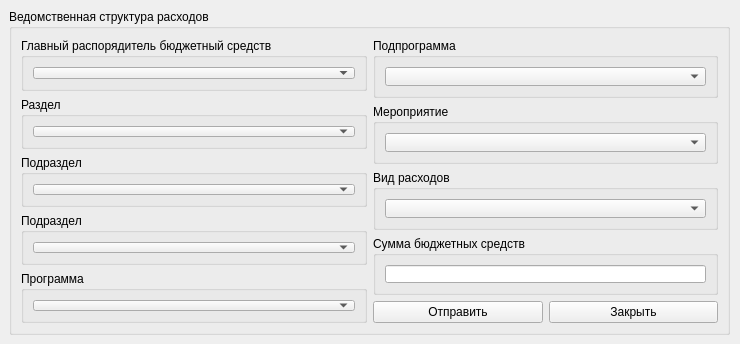
<?xml version="1.0" encoding="UTF-8"?>
<ui version="4.0">
 <class>FormStructure</class>
 <widget class="QWidget" name="FormStructure">
  <property name="geometry">
   <rect>
    <x>0</x>
    <y>0</y>
    <width>740</width>
    <height>344</height>
   </rect>
  </property>
  <property name="windowTitle">
   <string>Form</string>
  </property>
  <widget class="QGroupBox" name="groupBox_10">
   <property name="geometry">
    <rect>
     <x>9</x>
     <y>9</y>
     <width>721</width>
     <height>326</height>
    </rect>
   </property>
   <property name="title">
    <string>Ведомственная структура расходов</string>
   </property>
   <layout class="QVBoxLayout" name="verticalLayout_3">
    <item>
     <layout class="QHBoxLayout" name="horizontalLayout_11">
      <item>
       <layout class="QVBoxLayout" name="verticalLayout_2">
        <item>
         <widget class="QGroupBox" name="groupBox_5">
          <property name="title">
           <string>Главный распорядитель бюджетный средств</string>
          </property>
          <layout class="QHBoxLayout" name="horizontalLayout_5">
           <item>
            <widget class="QComboBox" name="grbs_box">
             <item>
              <property name="text">
               <string/>
              </property>
             </item>
             <item>
              <property name="text">
               <string>Федеральное агентство научных организаций</string>
              </property>
             </item>
             <item>
              <property name="text">
               <string>Министерство промышленности и торговли Российской Федерации</string>
              </property>
             </item>
            </widget>
           </item>
          </layout>
         </widget>
        </item>
        <item>
         <widget class="QGroupBox" name="groupBox_6">
          <property name="title">
           <string>Раздел</string>
          </property>
          <layout class="QHBoxLayout" name="horizontalLayout_6">
           <item>
            <widget class="QComboBox" name="section_box">
             <item>
              <property name="text">
               <string/>
              </property>
             </item>
             <item>
              <property name="text">
               <string>Общегосударственные вопросы</string>
              </property>
             </item>
             <item>
              <property name="text">
               <string>Национальная экономика</string>
              </property>
             </item>
            </widget>
           </item>
          </layout>
         </widget>
        </item>
        <item>
         <widget class="QGroupBox" name="groupBox">
          <property name="title">
           <string>Подраздел</string>
          </property>
          <layout class="QHBoxLayout" name="horizontalLayout">
           <item>
            <widget class="QComboBox" name="sub_box_1">
             <item>
              <property name="text">
               <string/>
              </property>
             </item>
             <item>
              <property name="text">
               <string>Функционирование Президента Российской Федерации</string>
              </property>
             </item>
             <item>
              <property name="text">
               <string>Функционирование высшего должностного лица субъекта Российской Федерации и муниципального образования</string>
              </property>
             </item>
             <item>
              <property name="text">
               <string>Функционирование законодательных (представительных) органов государственной власти и представительных органов муниципальных образований</string>
              </property>
             </item>
             <item>
              <property name="text">
               <string>Функционирование Правительства Российской Федерации, высших исполнительных органов государственной власти субъектов Российской Федерации, местных администраций</string>
              </property>
             </item>
             <item>
              <property name="text">
               <string>Судебная система</string>
              </property>
             </item>
             <item>
              <property name="text">
               <string>Обеспечение деятельности финансовых, налоговых и таможенных органов и органов финансового (финансово-бюджетного) надзора</string>
              </property>
             </item>
             <item>
              <property name="text">
               <string>Обеспечение проведения выборов и референдумов</string>
              </property>
             </item>
             <item>
              <property name="text">
               <string>Международные отношения и международное сотрудничество</string>
              </property>
             </item>
             <item>
              <property name="text">
               <string>Государственный материальный резерв</string>
              </property>
             </item>
             <item>
              <property name="text">
               <string>Фундаментальные исследования</string>
              </property>
             </item>
             <item>
              <property name="text">
               <string>Резервные фонды</string>
              </property>
             </item>
             <item>
              <property name="text">
               <string>Прикладные научные исследования в области общегосударственных вопросов</string>
              </property>
             </item>
             <item>
              <property name="text">
               <string>Другие общегосударственные вопросы</string>
              </property>
             </item>
            </widget>
           </item>
          </layout>
         </widget>
        </item>
        <item>
         <widget class="QGroupBox" name="groupBox_2">
          <property name="title">
           <string>Подраздел</string>
          </property>
          <layout class="QHBoxLayout" name="horizontalLayout_2">
           <item>
            <widget class="QComboBox" name="sub_box_4">
             <item>
              <property name="text">
               <string/>
              </property>
             </item>
             <item>
              <property name="text">
               <string>Общеэкономические вопросы</string>
              </property>
             </item>
             <item>
              <property name="text">
               <string>Топливно-энергетический комплекс</string>
              </property>
             </item>
             <item>
              <property name="text">
               <string>Исследование и использование космического пространства</string>
              </property>
             </item>
             <item>
              <property name="text">
               <string>Воспроизводство минерально-сырьевой базы</string>
              </property>
             </item>
             <item>
              <property name="text">
               <string>Сельское хозяйство и рыболовство</string>
              </property>
             </item>
             <item>
              <property name="text">
               <string>Водное хозяйство</string>
              </property>
             </item>
             <item>
              <property name="text">
               <string>Лесное хозяйство</string>
              </property>
             </item>
             <item>
              <property name="text">
               <string>Транспорт</string>
              </property>
             </item>
             <item>
              <property name="text">
               <string>Дорожное хозяйство (дорожные фонды)</string>
              </property>
             </item>
             <item>
              <property name="text">
               <string>Связь и информатика</string>
              </property>
             </item>
             <item>
              <property name="text">
               <string>Прикладные научные исследования в области национальной экономики</string>
              </property>
             </item>
             <item>
              <property name="text">
               <string>Другие вопросы в области национальной экономики</string>
              </property>
             </item>
            </widget>
           </item>
          </layout>
         </widget>
        </item>
        <item>
         <widget class="QGroupBox" name="groupBox_3">
          <property name="title">
           <string>Программа</string>
          </property>
          <layout class="QHBoxLayout" name="horizontalLayout_3">
           <item>
            <widget class="QComboBox" name="prog_box">
             <item>
              <property name="text">
               <string/>
              </property>
             </item>
             <item>
              <property name="text">
               <string>Государственная программа Российской Федерации &quot;Развитие здравоохранения&quot;</string>
              </property>
             </item>
             <item>
              <property name="text">
               <string>Государственная программа Российской Федерации &quot;Развитие культуры и туризма&quot; на 2013 - 2020 годы</string>
              </property>
             </item>
             <item>
              <property name="text">
               <string>Государственная программа Российской Федерации &quot;Развитие науки и технологий&quot; на 2013 - 2020 годы</string>
              </property>
             </item>
             <item>
              <property name="text">
               <string>Реализация функций иных федеральных органов государственной власти</string>
              </property>
             </item>
             <item>
              <property name="text">
               <string>Государственная программа развития сельского хозяйства и регулирования рынков сельскохозяйственной продукции, сырья и продовольствия на 2013 - 2020 годы</string>
              </property>
             </item>
             <item>
              <property name="text">
               <string>Государственная программа Российской Федерации &quot;Охрана окружающей среды&quot; на 2012 - 2020 годы</string>
              </property>
             </item>
             <item>
              <property name="text">
               <string>Государственная программа Российской Федерации &quot;Развитие авиационной промышленности на 2013 - 2025 годы&quot;</string>
              </property>
             </item>
             <item>
              <property name="text">
               <string>Государственная программа Российской Федерации &quot;Развитие внешнеэкономической деятельности&quot;</string>
              </property>
             </item>
             <item>
              <property name="text">
               <string>Государственная программа Российской Федерации &quot;Развитие промышленности и повышение ее конкурентоспособности&quot;</string>
              </property>
             </item>
             <item>
              <property name="text">
               <string>Государственная программа Российской Федерации &quot;Обеспечение общественного порядка и противодействие преступности&quot;</string>
              </property>
             </item>
             <item>
              <property name="text">
               <string>Государственная программа Российской Федерации &quot;Развитие судостроения и техники для освоения шельфовых месторождений на 2013 - 2030 годы&quot;</string>
              </property>
             </item>
             <item>
              <property name="text">
               <string>Государственная программа Российской Федерации &quot;Развитие электронной и радиоэлектронной промышленности на 2013 - 2025 годы&quot;</string>
              </property>
             </item>
             <item>
              <property name="text">
               <string>Государственная программа Российской Федерации &quot;Развитие фармацевтической и медицинской промышленности&quot; на 2013 - 2020 годы</string>
              </property>
             </item>
            </widget>
           </item>
          </layout>
         </widget>
        </item>
        <item>
         <spacer name="verticalSpacer">
          <property name="orientation">
           <enum>Qt::Vertical</enum>
          </property>
          <property name="sizeHint" stdset="0">
           <size>
            <width>20</width>
            <height>40</height>
           </size>
          </property>
         </spacer>
        </item>
       </layout>
      </item>
      <item>
       <layout class="QVBoxLayout" name="verticalLayout">
        <item>
         <widget class="QGroupBox" name="groupBox_4">
          <property name="title">
           <string>Подпрограмма</string>
          </property>
          <layout class="QHBoxLayout" name="horizontalLayout_4">
           <item>
            <widget class="QComboBox" name="pod_box">
             <item>
              <property name="text">
               <string/>
              </property>
             </item>
             <item>
              <property name="text">
               <string>Подпрограмма &quot;Авиационная наука и технологии&quot;</string>
              </property>
             </item>
             <item>
              <property name="text">
               <string>Подпрограмма &quot;Создание национальной системы поддержки развития внешнеэкономической деятельности&quot;</string>
              </property>
             </item>
             <item>
              <property name="text">
               <string>Подпрограмма &quot;Развитие и внедрение инновационных методов диагностики, профилактики и лечения, а также основ персонализированной медицины&quot;</string>
              </property>
             </item>
             <item>
              <property name="text">
               <string>Подпрограмма &quot;Наследие&quot;</string>
              </property>
             </item>
             <item>
              <property name="text">
               <string>Подпрограмма &quot;Фундаментальные научные исследования&quot;</string>
              </property>
             </item>
             <item>
              <property name="text">
               <string>Подпрограмма &quot;Научно-техническое обеспечение развития отраслей агропромышленного комплекса&quot;</string>
              </property>
             </item>
             <item>
              <property name="text">
               <string>Подпрограмма &quot;Развитие системы технического регулирования, стандартизации и обеспечение единства измерений&quot;</string>
              </property>
             </item>
             <item>
              <property name="text">
               <string>Подпрограмма &quot;Содействие проведению научных исследований и опытных разработок в гражданских отраслях промышленности&quot;</string>
              </property>
             </item>
             <item>
              <property name="text">
               <string>Подпрограмма &quot;Самолетостроение&quot;</string>
              </property>
             </item>
             <item>
              <property name="text">
               <string>Иные непрограммные мероприятия</string>
              </property>
             </item>
            </widget>
           </item>
          </layout>
         </widget>
        </item>
        <item>
         <widget class="QGroupBox" name="groupBox_7">
          <property name="title">
           <string>Мероприятие</string>
          </property>
          <layout class="QHBoxLayout" name="horizontalLayout_7">
           <item>
            <widget class="QComboBox" name="event_box">
             <item>
              <property name="text">
               <string/>
              </property>
             </item>
             <item>
              <property name="text">
               <string>Основное мероприятие &quot;Развитие фундаментальной, трансляционной и персонализированной медицины&quot;</string>
              </property>
             </item>
             <item>
              <property name="text">
               <string>Основное мероприятие &quot;Развитие музейного дела&quot;</string>
              </property>
             </item>
             <item>
              <property name="text">
               <string>Основное мероприятие &quot;Выполнение фундаментальных научных исследований учреждениями государственных академий наук, финансовое обеспечение государственных академий наук&quot;</string>
              </property>
             </item>
             <item>
              <property name="text">
               <string>Основное мероприятие &quot;Выполнение фундаментальных научных исследований по приоритетным направлениям, определяемым Российской академией наук&quot;</string>
              </property>
             </item>
             <item>
              <property name="text">
               <string>Основное мероприятие &quot;Обеспечение сохранения коллекции генетических ресурсов растений&quot;</string>
              </property>
             </item>
             <item>
              <property name="text">
               <string>Основное мероприятие &quot;Реализация Федеральной научно-технической программы развития сельского хозяйства&quot;</string>
              </property>
             </item>
             <item>
              <property name="text">
               <string>Основное мероприятие &quot;Выполнение научно-исследовательских работ в целях развития науки и технологий в авиастроении и технологической и инженерной инфраструктуры, в том числе на базе инновационных территориальных кластеров&quot;</string>
              </property>
             </item>
             <item>
              <property name="text">
               <string>Основное мероприятие &quot;Промоутерская поддержка экспорта и инвестиционного сотрудничества&quot;</string>
              </property>
             </item>
             <item>
              <property name="text">
               <string>Основное мероприятие &quot;Развитие системы технического регулирования и стандартизации&quot;</string>
              </property>
             </item>
             <item>
              <property name="text">
               <string>Основное мероприятие &quot;Научные исследования и сопровождение приоритетных и инновационных проектов&quot;</string>
              </property>
             </item>
             <item>
              <property name="text">
               <string>Основное мероприятие &quot;Государственная поддержка российских организаций самолетостроения&quot;</string>
              </property>
             </item>
             <item>
              <property name="text">
               <string>Основное мероприятие &quot;Выполнение научно-исследовательских и опытно-конструкторских работ в области самолетостроения&quot;</string>
              </property>
             </item>
             <item>
              <property name="text">
               <string>Основное мероприятие &quot;Выполнение научно-исследовательских и опытно-конструкторских работ в области вертолетостроения&quot;</string>
              </property>
             </item>
             <item>
              <property name="text">
               <string>Основное мероприятие &quot;Выполнение научно-исследовательских и опытно-конструкторских работ в области авиационного двигателестроения&quot;</string>
              </property>
             </item>
             <item>
              <property name="text">
               <string>Основное мероприятие &quot;Государственная поддержка российских научных организаций, осуществляющих исследования в области развития авиации и авиационной деятельности&quot;</string>
              </property>
             </item>
             <item>
              <property name="text">
               <string>Основное мероприятие &quot;Научно-аналитическое обеспечение реализации государственной программы&quot;</string>
              </property>
             </item>
             <item>
              <property name="text">
               <string>Основное мероприятие &quot;Создание научно-технического задела для развития морской и речной техники гражданского назначения&quot;</string>
              </property>
             </item>
             <item>
              <property name="text">
               <string>Основное мероприятие &quot;Разработка новых технологий и создание инновационных проектов для производства гражданской морской и речной техники&quot;</string>
              </property>
             </item>
             <item>
              <property name="text">
               <string>Основное мероприятие &quot;Государственная поддержка создания научно-технического задела&quot;</string>
              </property>
             </item>
             <item>
              <property name="text">
               <string>Основное мероприятие &quot;Реализация иных проектов в области фармацевтической промышленности&quot;</string>
              </property>
             </item>
             <item>
              <property name="text">
               <string>Основное мероприятие &quot;Реализация иных проектов в области медицинской промышленности&quot;</string>
              </property>
             </item>
            </widget>
           </item>
          </layout>
         </widget>
        </item>
        <item>
         <widget class="QGroupBox" name="groupBox_8">
          <property name="title">
           <string>Вид расходов</string>
          </property>
          <layout class="QHBoxLayout" name="horizontalLayout_8">
           <item>
            <widget class="QComboBox" name="view_box">
             <item>
              <property name="text">
               <string/>
              </property>
             </item>
             <item>
              <property name="text">
               <string>Субсидии российским организациям на компенсацию части затрат на реализацию проектов по организации и проведению клинических испытаний имплантируемых медицинских изделий (Иные бюджетные ассигнования)</string>
              </property>
             </item>
             <item>
              <property name="text">
               <string>Финансовое обеспечение выполнения функций федеральных государственных органов, оказания услуг и выполнения работ (Предоставление субсидий бюджетным, автономным учреждениям и иным некоммерческим организациям)</string>
              </property>
             </item>
             <item>
              <property name="text">
               <string>Субсидии российским организациям на возмещение части затрат на реализацию проектов по организации и проведению клинических исследований лекарственных препаратов (Иные бюджетные ассигнования)</string>
              </property>
             </item>
             <item>
              <property name="text">
               <string>Субсидии российским организациям на возмещение части затрат на реализацию проектов по разработке схожих по фармакотерапевтическому действию и улучшенных аналогов инновационных лекарственных препаратов (Иные бюджетные ассигнования)</string>
              </property>
             </item>
             <item>
              <property name="text">
               <string>Субсидии российским организациям на финансовое обеспечение части затрат на создание научно-технического задела по разработке базовых технологий производства приоритетных электронных компонентов и радиоэлектронной аппаратуры (Иные бюджетные ассигнования)</string>
              </property>
             </item>
             <item>
              <property name="text">
               <string>Финансовое обеспечение выполнения функций федеральных государственных органов, оказания услуг и выполнения работ (Закупка товаров, работ и услуг для обеспечения государственных (муниципальных) нужд)</string>
              </property>
             </item>
             <item>
              <property name="text">
               <string>Взнос в уставный капитал публичного акционерного общества &quot;Объединенная авиастроительная корпорация&quot;, г. Москва, в том числе для осуществления последующих взносов в уставные капиталы дочерних обществ, на финансовое обеспечение затрат в рамках реализации проекта по созданию широкофюзеляжного дальнемагистрального самолета (Капитальные вложения в объекты государственной (муниципальной) собственности)</string>
              </property>
             </item>
             <item>
              <property name="text">
               <string>Финансовое обеспечение выполнения функций федеральных государственных органов, оказания услуг и выполнения работ (Иные бюджетные ассигнования)</string>
              </property>
             </item>
             <item>
              <property name="text">
               <string>Финансовое обеспечение выполнения функций федеральных государственных органов, оказания услуг и выполнения работ (Расходы на выплаты персоналу в целях обеспечения выполнения функций государственными (муниципальными) органами, казенными учреждениями, органами управления государственными внебюджетными фондами)</string>
              </property>
             </item>
             <item>
              <property name="text">
               <string>Финансовое обеспечение выполнения функций федеральных государственных органов, оказания услуг и выполнения работ (Капитальные вложения в объекты государственной (муниципальной) собственности)</string>
              </property>
             </item>
             <item>
              <property name="text">
               <string>Финансовое обеспечение выполнения функций федеральных государственных органов, оказания услуг и выполнения работ (Социальное обеспечение и иные выплаты населению)</string>
              </property>
             </item>
            </widget>
           </item>
          </layout>
         </widget>
        </item>
        <item>
         <widget class="QGroupBox" name="groupBox_9">
          <property name="title">
           <string>Сумма бюджетных средств</string>
          </property>
          <layout class="QHBoxLayout" name="horizontalLayout_9">
           <item>
            <widget class="QLineEdit" name="line_sum"/>
           </item>
          </layout>
         </widget>
        </item>
        <item>
         <layout class="QHBoxLayout" name="horizontalLayout_10">
          <item>
           <widget class="QPushButton" name="send_btn">
            <property name="text">
             <string>Отправить</string>
            </property>
           </widget>
          </item>
          <item>
           <widget class="QPushButton" name="close_btn">
            <property name="text">
             <string>Закрыть</string>
            </property>
           </widget>
          </item>
         </layout>
        </item>
        <item>
         <spacer name="verticalSpacer_2">
          <property name="orientation">
           <enum>Qt::Vertical</enum>
          </property>
          <property name="sizeHint" stdset="0">
           <size>
            <width>20</width>
            <height>40</height>
           </size>
          </property>
         </spacer>
        </item>
       </layout>
      </item>
     </layout>
    </item>
   </layout>
  </widget>
 </widget>
 <tabstops>
  <tabstop>grbs_box</tabstop>
  <tabstop>section_box</tabstop>
  <tabstop>sub_box_1</tabstop>
  <tabstop>sub_box_4</tabstop>
  <tabstop>prog_box</tabstop>
  <tabstop>pod_box</tabstop>
  <tabstop>event_box</tabstop>
  <tabstop>view_box</tabstop>
  <tabstop>line_sum</tabstop>
  <tabstop>send_btn</tabstop>
  <tabstop>close_btn</tabstop>
 </tabstops>
 <resources/>
 <connections/>
</ui>
